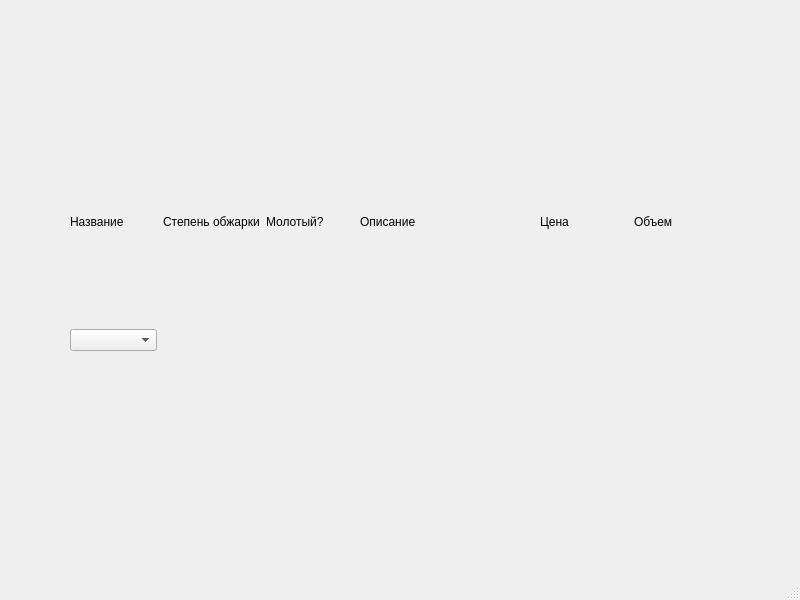
<?xml version="1.0" encoding="UTF-8"?>
<ui version="4.0">
 <class>MainWindow</class>
 <widget class="QMainWindow" name="MainWindow">
  <property name="geometry">
   <rect>
    <x>0</x>
    <y>0</y>
    <width>800</width>
    <height>600</height>
   </rect>
  </property>
  <property name="minimumSize">
   <size>
    <width>800</width>
    <height>600</height>
   </size>
  </property>
  <property name="maximumSize">
   <size>
    <width>800</width>
    <height>600</height>
   </size>
  </property>
  <property name="windowTitle">
   <string>Coffee</string>
  </property>
  <widget class="QWidget" name="centralwidget">
   <widget class="QWidget" name="">
    <property name="geometry">
     <rect>
      <x>70</x>
      <y>120</y>
      <width>651</width>
      <height>231</height>
     </rect>
    </property>
    <layout class="QGridLayout" name="gridLayout">
     <item row="0" column="0">
      <widget class="QLabel" name="label">
       <property name="text">
        <string>Название</string>
       </property>
      </widget>
     </item>
     <item row="0" column="5">
      <widget class="QLabel" name="label_5">
       <property name="text">
        <string>Цена</string>
       </property>
      </widget>
     </item>
     <item row="0" column="6">
      <widget class="QLabel" name="label_6">
       <property name="text">
        <string>Объем</string>
       </property>
      </widget>
     </item>
     <item row="1" column="5">
      <widget class="QLabel" name="show_label_p">
       <property name="text">
        <string/>
       </property>
      </widget>
     </item>
     <item row="1" column="6">
      <widget class="QLabel" name="show_label_v">
       <property name="text">
        <string/>
       </property>
      </widget>
     </item>
     <item row="1" column="0">
      <widget class="QComboBox" name="name_chooser"/>
     </item>
     <item row="1" column="1">
      <widget class="QLabel" name="show_label_s">
       <property name="text">
        <string/>
       </property>
      </widget>
     </item>
     <item row="0" column="1">
      <widget class="QLabel" name="label_2">
       <property name="text">
        <string>Степень обжарки</string>
       </property>
      </widget>
     </item>
     <item row="0" column="2">
      <widget class="QLabel" name="label_3">
       <property name="text">
        <string>Молотый?</string>
       </property>
      </widget>
     </item>
     <item row="1" column="2">
      <widget class="QLabel" name="show_label_g">
       <property name="text">
        <string/>
       </property>
      </widget>
     </item>
     <item row="0" column="3" colspan="2">
      <widget class="QLabel" name="label_4">
       <property name="text">
        <string>Описание</string>
       </property>
      </widget>
     </item>
     <item row="1" column="3" colspan="2">
      <widget class="QLabel" name="show_label_d">
       <property name="text">
        <string/>
       </property>
      </widget>
     </item>
    </layout>
   </widget>
  </widget>
  <widget class="QMenuBar" name="menubar">
   <property name="geometry">
    <rect>
     <x>0</x>
     <y>0</y>
     <width>800</width>
     <height>21</height>
    </rect>
   </property>
  </widget>
  <widget class="QStatusBar" name="statusbar"/>
 </widget>
 <resources/>
 <connections/>
</ui>
